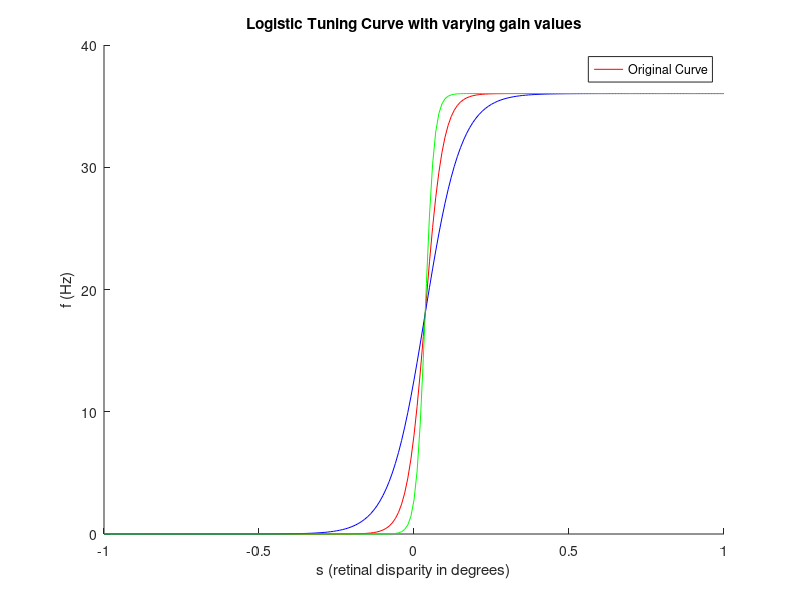

MATLAB code to generate this figure:
%this is the reproduction of 1.7B from the book


%tuning curve x values
ss = -1:0.01:1;

%tuning curve parameter values
s_half = 0.036;
deltaS = 0.029;
r_max = 36.03;

%function to generate tuning curve
ff = @(xx,gain) r_max./(1+exp((s_half-xx)./(deltaS*gain)));

%varying widths
gain1=1;
gain2= 2;
gain3 = 0.5;

figure
hold on
plot(ss,ff(ss,gain1),'r-');
plot(ss,ff(ss,gain2),'b-');
plot(ss,ff(ss,gain3),'g-');
legend('Original Curve',...
    'Width=2 revolution',...
    'Width = 1/2 revolution');
legend('Original Curve');
hold off
title('Logistic Tuning Curve with varying gain values');
xlabel('s (retinal disparity in degrees)');
ylabel('f (Hz)');
